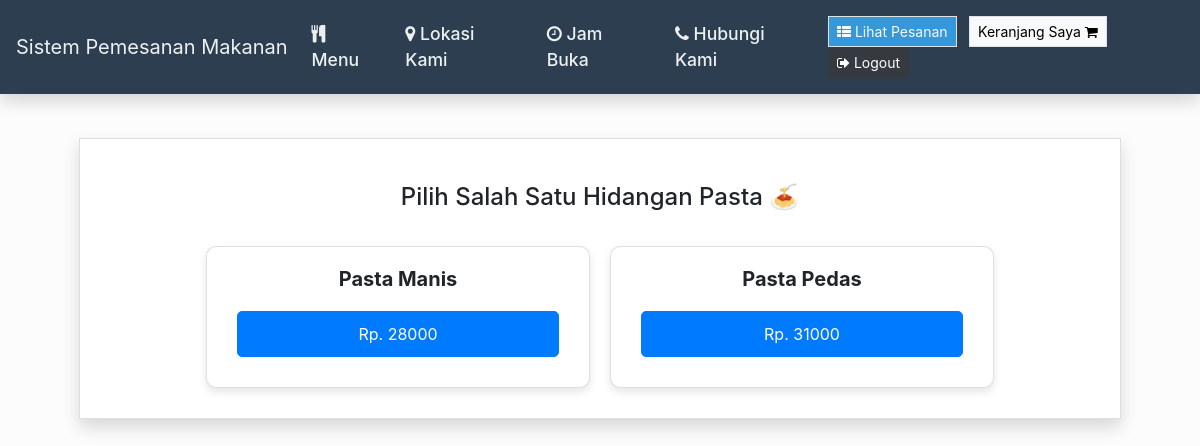
The app's page /Pasta (signed in) with its own data.
### orders/models.py (models this page shows)
class Pasta(models.Model):
    dish_name = models.CharField(max_length=200)
    price = models.DecimalField(max_digits=10, decimal_places=0)
    class Meta:
        verbose_name = "List of Pasta"
        verbose_name_plural = "List of Pasta"
    def __str__(self):
        return f"{self.dish_name}"

### orders/views.py (the view)
# urls.py: path("Pasta", views.pasta, name="pasta"),
def pasta(request):
    if request.user.is_authenticated:
        return render(request, "orders/pasta.html", context = {"dishes":Pasta.objects.all})
    else:
        return redirect("orders:login")

### orders/templates/orders/pasta.html (shortened to what this page needs)
{% extends 'orders/header.html' %} {% block content %}
<div class="container">
    <div class="content my-4 px-4">
        <div class="card rounded-0 shadow">
            <div class="card-body">
                <h4 class="text-center my-4">Pilih Salah Satu Hidangan Pasta &#x1f35d;</h4>
                <div class="row justify-content-center">
                    {% for dish in dishes %}
                    <div class="card" style="width: 24rem;">
                        <div class="card-body text-center">
                            <h5 class="card-title">{{dish}}</h5>
                            <button class="btn btn-primary" onclick="add_to_cart({item_description:'{{dish}}', price:{{dish.price}}})">Rp. {{dish.price}}</button>
                        </div>
                    </div>
                    {% endfor %}
                </div>
            </div>
        </div>
    </div>
</div>
{% endblock %}

### orders/static/orders/style.css (style rules this page uses)
html, body { height: 100%; width: 100%; }
body { background-image: url(./../img/wp.jpg); background-repeat: no-repeat; background-size: cover; background-position: center center; backdrop-filter: brightness(0.9887); }

### orders/templates/orders/pasta.html (style rules this page uses)
.card { border-radius: 10px; box-shadow: 0 4px 8px rgba(0, 0, 0, 0.1); margin: 10px; transition: transform 0.2s; }
.card-title { font-size: 1.25rem; font-weight: bold; margin-bottom: 10px; }
.btn-primary { border-radius: 5px; padding: 10px 20px; margin: 10px; width: calc(100% - 20px); }

### records on screen
Pasta: dish_name "Pasta Manis", price "28000"
Pasta: dish_name "Pasta Pedas", price "31000"
